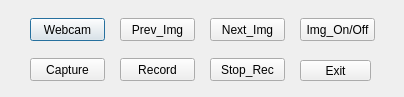
<?xml version="1.0" encoding="UTF-8"?>
<ui version="4.0">
 <class>Dialog</class>
 <widget class="QDialog" name="Dialog">
  <property name="geometry">
   <rect>
    <x>0</x>
    <y>0</y>
    <width>404</width>
    <height>97</height>
   </rect>
  </property>
  <property name="maximumSize">
   <size>
    <width>16777215</width>
    <height>8000000</height>
   </size>
  </property>
  <property name="windowTitle">
   <string>Webcam.exe</string>
  </property>
  <widget class="QPushButton" name="pushButton">
   <property name="geometry">
    <rect>
     <x>30</x>
     <y>18</y>
     <width>75</width>
     <height>23</height>
    </rect>
   </property>
   <property name="text">
    <string>Webcam</string>
   </property>
  </widget>
  <widget class="QPushButton" name="pushButton_2">
   <property name="geometry">
    <rect>
     <x>120</x>
     <y>18</y>
     <width>75</width>
     <height>23</height>
    </rect>
   </property>
   <property name="text">
    <string>Prev_Img</string>
   </property>
  </widget>
  <widget class="QPushButton" name="pushButton_3">
   <property name="geometry">
    <rect>
     <x>210</x>
     <y>18</y>
     <width>75</width>
     <height>23</height>
    </rect>
   </property>
   <property name="text">
    <string>Next_Img</string>
   </property>
  </widget>
  <widget class="QPushButton" name="pushButton_4">
   <property name="geometry">
    <rect>
     <x>300</x>
     <y>18</y>
     <width>75</width>
     <height>23</height>
    </rect>
   </property>
   <property name="text">
    <string>Img_On/Off</string>
   </property>
  </widget>
  <widget class="QPushButton" name="pushButton_5">
   <property name="geometry">
    <rect>
     <x>30</x>
     <y>58</y>
     <width>75</width>
     <height>23</height>
    </rect>
   </property>
   <property name="text">
    <string>Capture</string>
   </property>
  </widget>
  <widget class="QPushButton" name="pushButton_6">
   <property name="geometry">
    <rect>
     <x>120</x>
     <y>58</y>
     <width>75</width>
     <height>23</height>
    </rect>
   </property>
   <property name="text">
    <string>Record</string>
   </property>
  </widget>
  <widget class="QPushButton" name="pushButton_7">
   <property name="geometry">
    <rect>
     <x>210</x>
     <y>58</y>
     <width>75</width>
     <height>23</height>
    </rect>
   </property>
   <property name="text">
    <string>Stop_Rec</string>
   </property>
  </widget>
  <widget class="QPushButton" name="pushButton_8">
   <property name="geometry">
    <rect>
     <x>300</x>
     <y>60</y>
     <width>71</width>
     <height>21</height>
    </rect>
   </property>
   <property name="text">
    <string>Exit</string>
   </property>
  </widget>
 </widget>
 <resources/>
 <connections/>
</ui>
